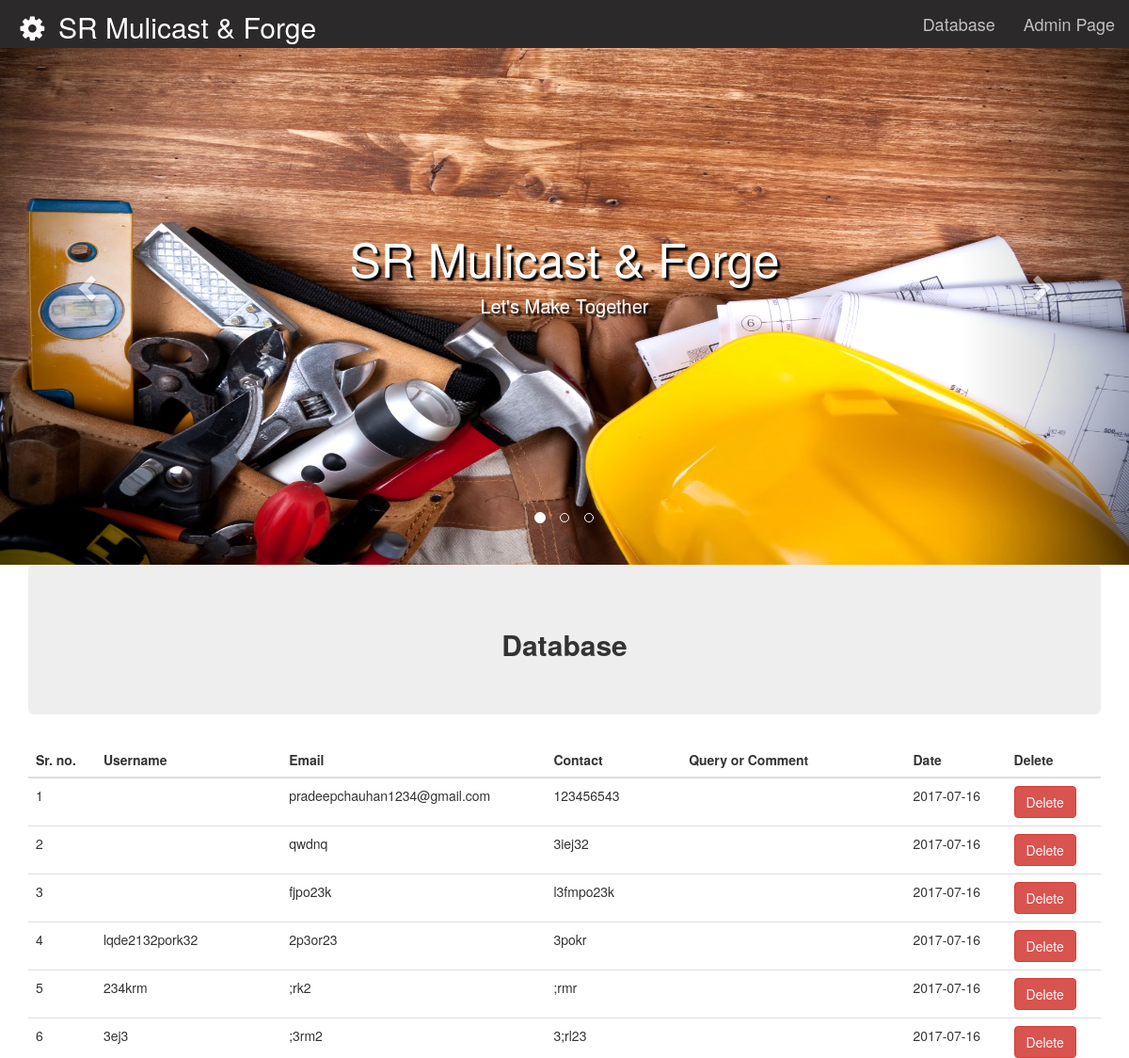
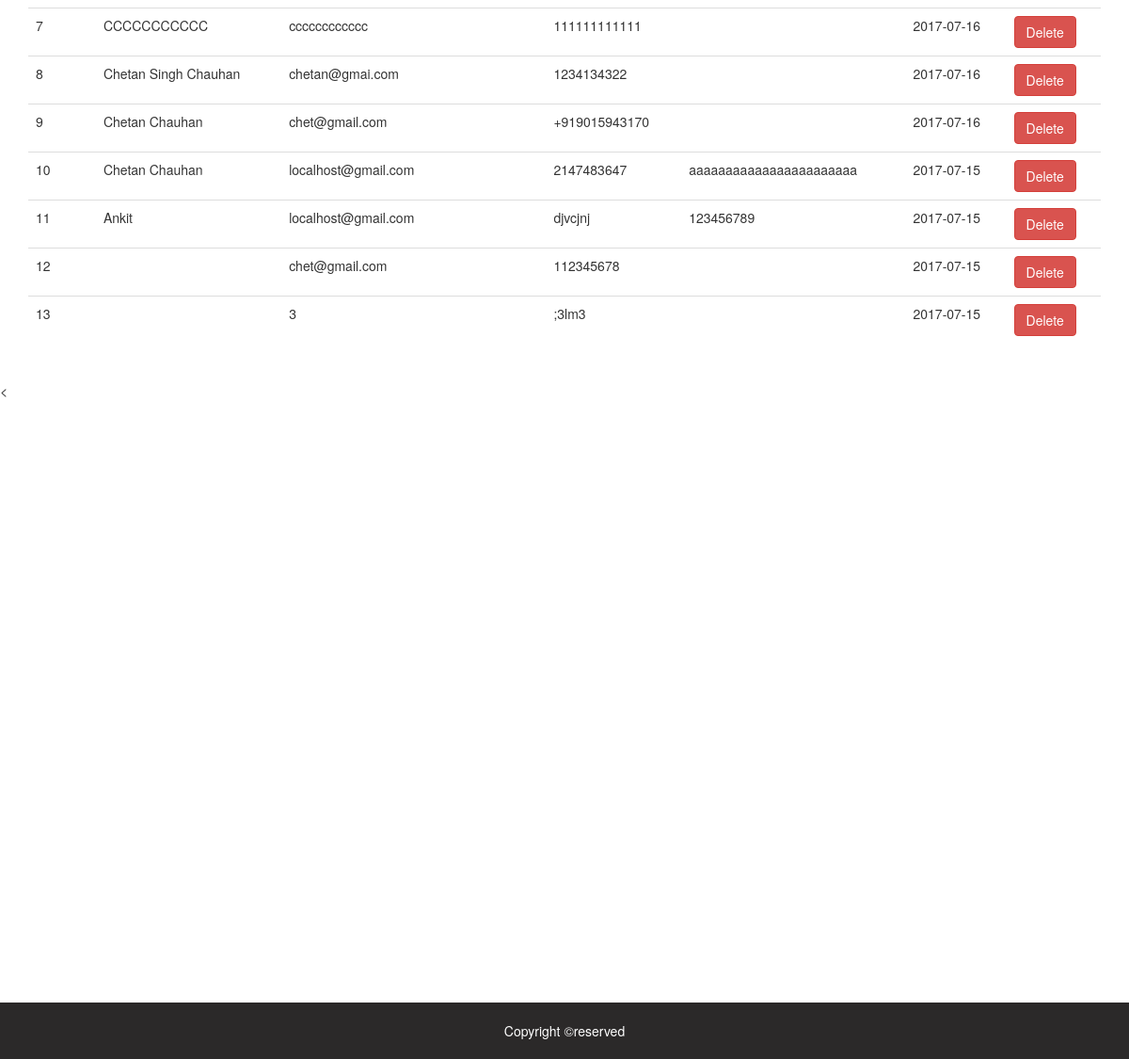
Page /adminDatabase.php on the committed database (2 pictures, top to bottom).
### tables this page shows
CREATE TABLE `users` (
  `u_id` int(11) NOT NULL,
  `name` text NOT NULL,
  `email` text NOT NULL,
  `contact_number` text NOT NULL,
  `date` date NOT NULL,
  `query` text NOT NULL
);

### adminDatabase.php (the view, shortened to what this page needs)
<?php
$server="localhost";
$username="id2274291_learn_php";
$password="hello123";
$db="id2274291_pro_php";
$conn=mysqli_connect($server,$username,$password,$db);
?>
<!doctype html>
<html lang="en">
<head>
<link rel="stylesheet" href="css/bootstrap.css">
	<link rel="stylesheet" href="css/style.css">
	<link rel="stylesheet" href="css/lightbox.css">
	<link rel="stylesheet" href="css/font-awesome.css">
</head>
<body>
<nav class="navbar navbar-custom navbar-fixed-top" style="background:#2b2929;">
		<div class="container-fluid">
			<div class="navbar-header">
			<a href="adminDatabase.php" class="navbar-brand" style="font-size:30px" id="header-top"><i class="fa fa-cog fa-spin fa-fw"></i>
<span class="sr-only">Loading...</span>  SR Mulicast & Forge</a>
			</div>
			<ul class="nav navbar-nav navbar-right top-header">
				<li><a href="#database" class="jumper">Database</a></li>
				<li><a href="adminDatabase.php">Admin Page</a></li>
			</ul>
		</div>
	</nav>
	<header id="myCarousel" class="carousel slide" data-ride="carousel">
    <ol class="carousel-indicators">
      <li data-target="#myCarousel" data-slide-to="0" class="active"></li>
      <li data-target="#myCarousel" data-slide-to="1"></li>
      <li data-target="#myCarousel" data-slide-to="2"></li>
    </ol>
    <div class="carousel-inner">
      <div class="item active">
        <img src="images/img23.jpg" alt="Los Angeles" style="width:100%; height:600px;">
        <div class="carousel-caption">
          <h3 class="trx">SR Mulicast & Forge</h3>
          <p class="prx">Let&apos;s Make Together</p>
        </div>
      </div>
    </div>
    <a class="left carousel-control" href="#myCarousel" data-slide="prev">
      <span class="glyphicon glyphicon-chevron-left"></span>
    </a>
    <a class="right carousel-control" href="#myCarousel" data-slide="next">
      <span class="glyphicon glyphicon-chevron-right"></span>
    </a>
</header>
<div class="container">
	<div class="jumbotron" id="database" style="text-align:center;"><h2><b>Database</b> </h2> </div>
 	<?php
	$sql="SELECT * FROM users order by date DESC";
	$run=mysqli_query($conn,$sql);
	echo "
	<table class='table'>
	<thead>
	<tr>
	<th>Sr. no.</th>
	<th>Username</th>
	<th>Email</th>
	<th>Contact</th>
	<th>Query or Comment</th>
	<th>Date</th>
	<th>Delete</th>
	</tr>
	</thead>
	<tbody>
	";
	$c=1;
	while($rows=mysqli_fetch_assoc($run))
	{
	echo "
	<tr>
	<td>$c</td>
	<td>$rows[name]</td>
	<td>$rows[email]</td>
	<td>$rows[contact_number]</td>
	<td>$rows[query]</td>
	<td>$rows[date]</td>
	<td><a href='adminDatabase.php?del_id=$rows[u_id]' class='btn btn-danger'>Delete</a></td>
	</tr>
	";
    $c++;
	}
	echo "</tbody>
	</table>";
	?>
	</div>
<br><<br><br><br><br><br><br><br><br><br><br><br><br><br><br><br><br><br><br><br><br><br><br><br><br><br><br><br><br><br><br><br><br><br><br><br><br>
	<div class="footer text-center navbar-fixed-bottom">Copyright &copy;reserved</div>
</body>
</html>

### css/style.css (style rules this page uses)
.navbar-custom { position:absolute; top:0; width:100%; }
.navbar a { color:silver; //font-weight:bold; font-size:18px; }
header { height:600px; color:white; background-position: center; background-repeat: no-repeat; background-size: cover; font-size:50px; }
.trx { padding-top:200px 0; font-size:50px; text-shadow:3px 3px 2px black; }
.prx { padding-bottom:200px; font-size:20px; text-shadow:3px 3px 2px black; }
.footer { width:100%; padding:20px 0; background:#2b2929; color:white; }
.item img { -webkit-filter:brightness(115%); }
#header-top { color:white; }
.slide { animation-name: slide; -webkit-animation-name: slide; animation-duration: 1s; -webkit-animation-duration: 1s; visibility: visible; }

### css/lightbox.css (style rules this page uses)
body:after { content: url(../images/close.png) url(../images/loading.gif) url(../images/prev.png) url(../images/next.png); display: none; }

### rows in the picture
users: email "pradeepchauhan1234@gmail.com", contact_number "123456543", date "2017-07-16"
users: email "qwdnq", contact_number "3iej32", date "2017-07-16"
users: email "fjpo23k", contact_number "l3fmpo23k", date "2017-07-16"
users: name "lqde2132pork32", email "2p3or23", contact_number "3pokr", date "2017-07-16"
users: name "234krm", email ";rk2", contact_number ";rmr", date "2017-07-16"
users: name "3ej3", email ";3rm2", contact_number "3;rl23", date "2017-07-16"
users: name "CCCCCCCCCCC", email "cccccccccccc", contact_number "111111111111", date "2017-07-16"
users: name "Chetan Singh Chauhan", email "chetan@gmai.com", contact_number "1234134322", date "2017-07-16"
users: name "Chetan Chauhan", email "chet@gmail.com", contact_number "+919015943170", date "2017-07-16"
users: name "Chetan Chauhan", email "localhost@gmail.com", contact_number "2147483647", query "aaaaaaaaaaaaaaaaaaaaaaa", date "2017-07-15"
users: name "Ankit", email "localhost@gmail.com", contact_number "djvcjnj", query "123456789", date "2017-07-15"
users: email "chet@gmail.com", contact_number "112345678", date "2017-07-15"
users: email "3", contact_number ";3lm3", date "2017-07-15"
